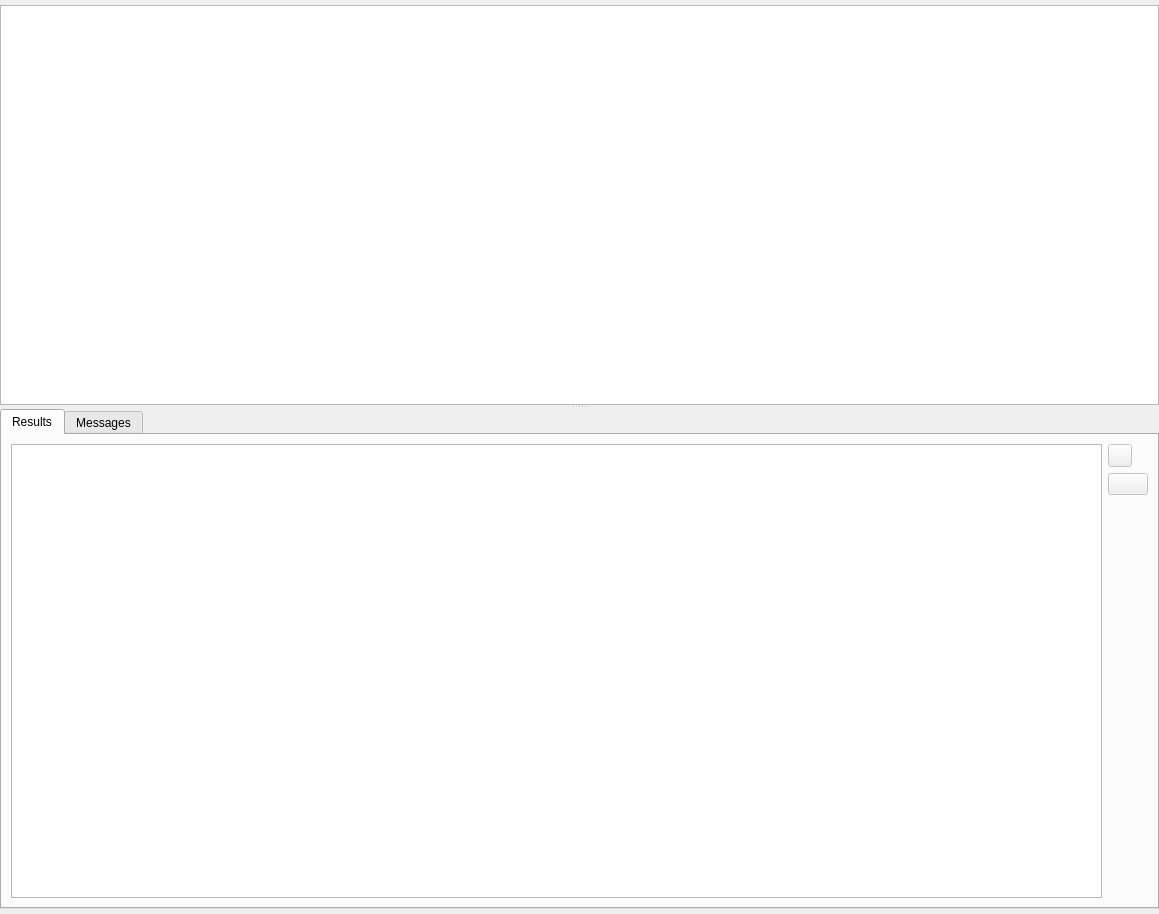
<?xml version="1.0" encoding="UTF-8"?>
<ui version="4.0">
 <class>QueryTab</class>
 <widget class="QWidget" name="QueryTab">
  <property name="geometry">
   <rect>
    <x>0</x>
    <y>0</y>
    <width>1159</width>
    <height>914</height>
   </rect>
  </property>
  <property name="windowTitle">
   <string>Form</string>
  </property>
  <layout class="QVBoxLayout" name="verticalLayout_2">
   <property name="spacing">
    <number>0</number>
   </property>
   <property name="leftMargin">
    <number>0</number>
   </property>
   <property name="topMargin">
    <number>5</number>
   </property>
   <property name="rightMargin">
    <number>0</number>
   </property>
   <property name="bottomMargin">
    <number>5</number>
   </property>
   <item>
    <widget class="QSplitter" name="splitter">
     <property name="orientation">
      <enum>Qt::Vertical</enum>
     </property>
     <widget class="QWidget" name="layoutWidget">
      <layout class="QVBoxLayout" name="verticalLayout">
       <item>
        <widget class="CodeEditor" name="codeEditor"/>
       </item>
      </layout>
     </widget>
     <widget class="QTabWidget" name="resultsTabBar">
      <property name="currentIndex">
       <number>0</number>
      </property>
      <widget class="QWidget" name="tab">
       <attribute name="title">
        <string>Results</string>
       </attribute>
       <layout class="QVBoxLayout" name="verticalLayout_3">
        <item>
         <layout class="QHBoxLayout" name="horizontalLayout_2">
          <item>
           <widget class="TableView" name="resultsGrid">
            <property name="editTriggers">
             <set>QAbstractItemView::NoEditTriggers</set>
            </property>
            <property name="dragDropOverwriteMode">
             <bool>false</bool>
            </property>
           </widget>
          </item>
          <item>
           <layout class="QVBoxLayout" name="verticalLayout_5">
            <property name="leftMargin">
             <number>0</number>
            </property>
            <property name="topMargin">
             <number>0</number>
            </property>
            <item>
             <widget class="QToolButton" name="exportResultsToFileButton">
              <property name="enabled">
               <bool>false</bool>
              </property>
              <property name="toolTip">
               <string>Export Results to File</string>
              </property>
              <property name="text">
               <string/>
              </property>
              <property name="icon">
               <iconset resource="../resources/icons.qrc">
                <normaloff>:/icons/silk/icons/silk/page_white_go.png</normaloff>:/icons/silk/icons/silk/page_white_go.png</iconset>
              </property>
             </widget>
            </item>
            <item>
             <widget class="QPushButton" name="exportResultsToClipboard">
              <property name="enabled">
               <bool>false</bool>
              </property>
              <property name="toolTip">
               <string>Export Results to Clipboard</string>
              </property>
              <property name="text">
               <string/>
              </property>
              <property name="icon">
               <iconset resource="../resources/icons.qrc">
                <normaloff>:/icons/silk/icons/silk/page_white_copy.png</normaloff>:/icons/silk/icons/silk/page_white_copy.png</iconset>
              </property>
             </widget>
            </item>
            <item>
             <spacer name="verticalSpacer">
              <property name="orientation">
               <enum>Qt::Vertical</enum>
              </property>
              <property name="sizeHint" stdset="0">
               <size>
                <width>20</width>
                <height>40</height>
               </size>
              </property>
             </spacer>
            </item>
           </layout>
          </item>
         </layout>
        </item>
       </layout>
      </widget>
      <widget class="QWidget" name="tab_2">
       <attribute name="title">
        <string>Messages</string>
       </attribute>
       <layout class="QVBoxLayout" name="verticalLayout_4">
        <item>
         <widget class="QPlainTextEdit" name="resultsText"/>
        </item>
       </layout>
      </widget>
     </widget>
    </widget>
   </item>
  </layout>
 </widget>
 <customwidgets>
  <customwidget>
   <class>CodeEditor</class>
   <extends>QPlainTextEdit</extends>
   <header>ui/CodeEditor.h</header>
  </customwidget>
  <customwidget>
   <class>TableView</class>
   <extends>QTableView</extends>
   <header>ui/TableView.h</header>
  </customwidget>
 </customwidgets>
 <resources>
  <include location="../resources/icons.qrc"/>
 </resources>
 <connections/>
</ui>
